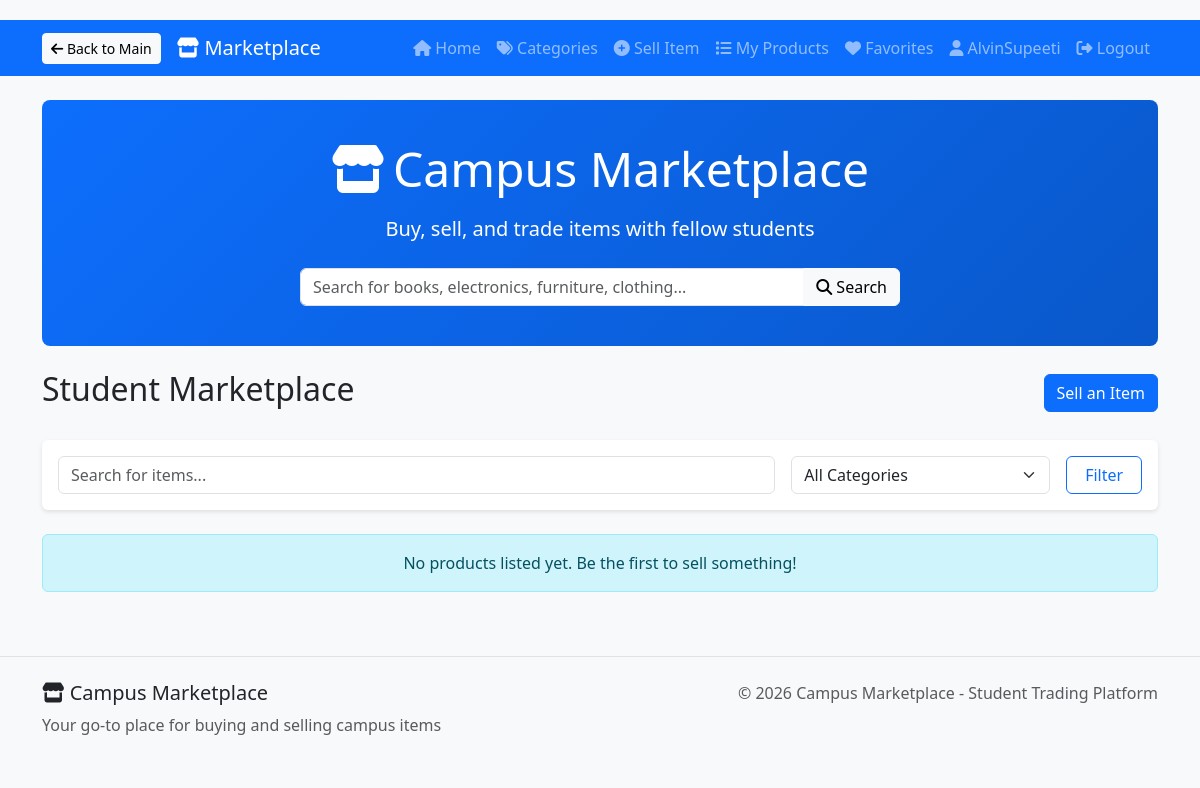
Before: /marketplace/ (signed in) with the older database file.
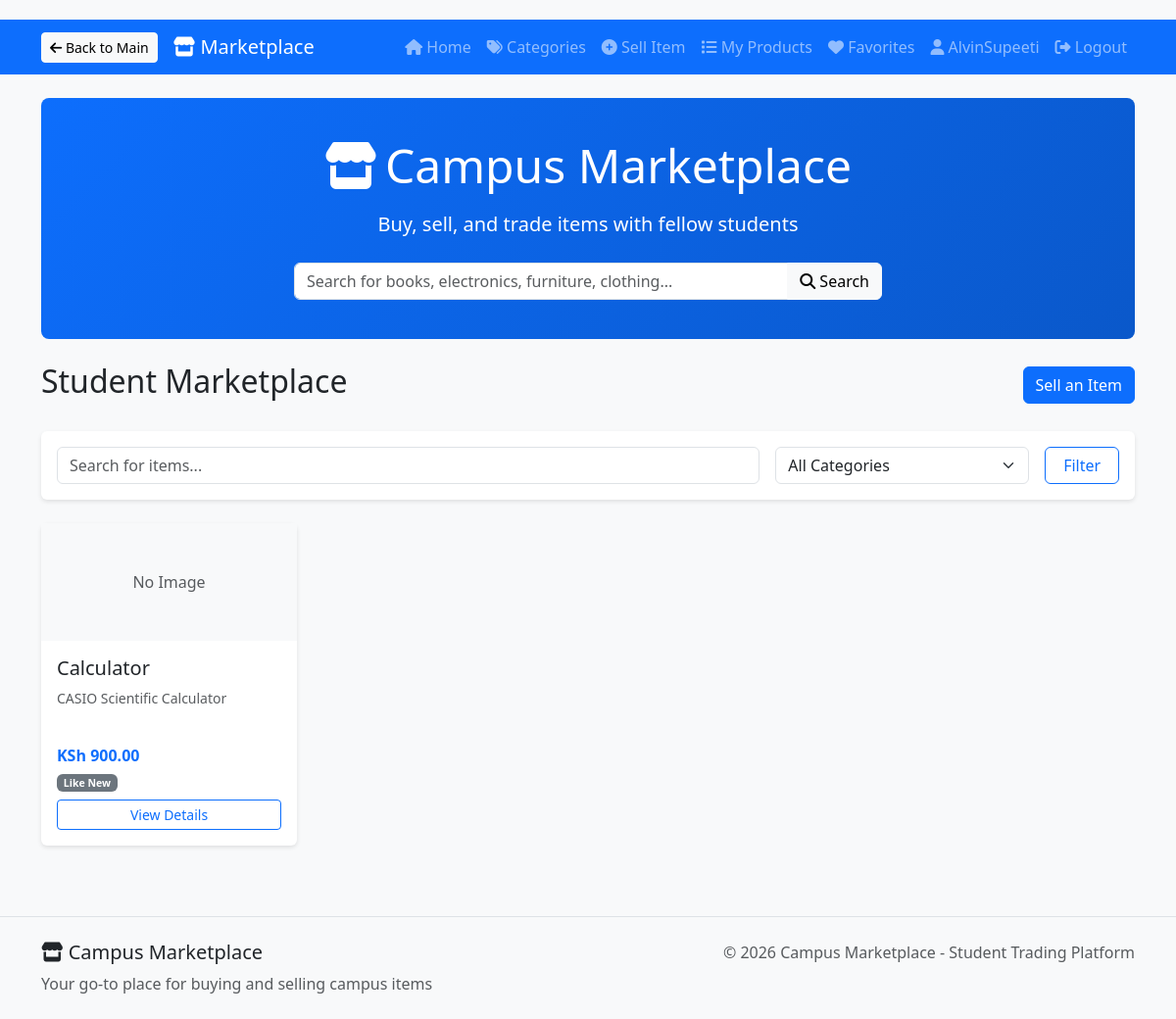
After: the same page with the newer database file.
### accounts/models.py (models this page shows, shortened)
class CustomUser(AbstractUser):
    USER_TYPE_CHOICES = (
        ('student', 'Student'),
        ('vendor', 'Vendor'),
        ('staff', 'Staff'),
    )
    user_type = models.CharField(max_length=10, choices=USER_TYPE_CHOICES, default='student')
    student_id = models.CharField(max_length=20, blank=True, null=True)
    phone_number = models.CharField(max_length=15, blank=True, null=True)
    profile_picture = CloudinaryField('profile_pictures', blank=True, null=True)
    email_verified = models.BooleanField(default=False)
    created_at = models.DateTimeField(auto_now_add=True)
    bio = models.TextField(blank=True, null=True)
    updated_at = models.DateTimeField(auto_now=True)

### marketplace/models.py (models this page shows, shortened)
class Product(models.Model):
    CONDITION_CHOICES = [
        ('new', 'New'),
        ('like_new', 'Like New'),
        ('good', 'Good'),
        ('fair', 'Fair'),
        ('poor', 'Poor'),
    ]
    seller = models.ForeignKey(CustomUser, on_delete=models.CASCADE, related_name='products')
    title = models.CharField(max_length=200)
    description = models.TextField()
    category = models.ForeignKey(Category, on_delete=models.CASCADE, related_name='products')
    price = models.DecimalField(max_digits=10, decimal_places=2)
    condition = models.CharField(max_length=20, choices=CONDITION_CHOICES)
    image = CloudinaryField('product_images', blank=True, null=True)
    is_sold = models.BooleanField(default=False)
    created_at = models.DateTimeField(auto_now_add=True)
    updated_at = models.DateTimeField(auto_now=True)
    expires_at = models.DateTimeField(null=True, blank=True)
    expired = models.BooleanField(default=False)
    class Meta:
        ordering = ['-created_at']

### marketplace/views.py (the view)
# urls.py: path('', views.marketplace_home, name='home'),
@login_required
def marketplace_home(request):
    products = Product.objects.filter(is_sold=False).order_by('-created_at')
    categories = Category.objects.all()
    category_id = request.GET.get('category')
    if category_id:
        products = products.filter(category_id=category_id)
    search_query = request.GET.get('search')
    if search_query:
        products = products.filter(
            Q(title__icontains=search_query) |
            Q(description__icontains=search_query) |
            Q(seller__username__icontains=search_query)
        )
    condition = request.GET.get('condition')
    if condition:
        products = products.filter(condition=condition)
    min_price = request.GET.get('min_price')
    max_price = request.GET.get('max_price')
    if min_price:
        products = products.filter(price__gte=min_price)
    if max_price:
        products = products.filter(price__lte=max_price)
    context = {
        'products': products,
        'categories': categories,
        'title': 'Marketplace',
        'search_query': search_query or '',
        'selected_category': category_id,
    }
    return render(request, 'marketplace/home.html', context)

### templates/marketplace/home.html (shortened to what this page needs)
{% extends 'marketplace/base.html' %}
{% block content %}
<div class="d-flex justify-content-between align-items-center mb-4">
    <h2>Student Marketplace</h2>
    {% if user.is_authenticated %}
    <a href="{% url 'marketplace:create_product' %}" class="btn btn-primary">
         Sell an Item
    </a>
    {% endif %}
</div>
<div class="card mb-4">
    <div class="card-body">
        <form method="get" class="row g-3">
            <div class="col-md-8">
                <input type="text" name="search" class="form-control" placeholder="Search for items..." value="{{ request.GET.search }}">
            </div>
            <div class="col-md-3">
                <select name="category" class="form-select">
                    <option value="">All Categories</option>
                </select>
            </div>
            <div class="col-md-1">
                <button type="submit" class="btn btn-outline-primary w-100">Filter</button>
            </div>
        </form>
    </div>
</div>
<div class="row">
    {% for product in products %}
    <div class="col-lg-3 col-md-4 col-sm-6 mb-4">
        <div class="card h-100">
            {% if product.image %}
            <img src="{{ product.image.url }}" class="card-img-top" alt="{{ product.title }}" style="height: 180px; object-fit: cover;">
            {% else %}
            <div class="text-center py-5 bg-light text-muted">No Image</div>
            {% endif %}
            <div class="card-body d-flex flex-column">
                <h5 class="card-title">{{ product.title|truncatechars:30 }}</h5>
                <p class="card-text text-muted small">{{ product.description|truncatechars:60 }}</p>
                <div class="mt-auto">
                    <p class="fw-bold text-primary mb-1">KSh {{ product.price }}</p>
                    <p class="small mb-2">
                        <span class="badge bg-secondary">{{ product.get_condition_display }}</span>
                    </p>
                    <a href="{% url 'marketplace:product_detail' product.pk %}" class="btn btn-outline-primary btn-sm w-100">View Details</a>
                </div>
            </div>
        </div>
    </div>
    {% empty %}
    <div class="col-12">
        <div class="alert alert-info text-center">No products listed yet. Be the first to sell something!</div>
    </div>
    {% endfor %}
</div>
{% endblock %}

### templates/marketplace/base.html (shortened to what this page needs)
<!DOCTYPE html>
<html lang="en">
<head>
    <link href="https://cdn.jsdelivr.net/npm/bootstrap@5.3.0/dist/css/bootstrap.min.css" rel="stylesheet">
    <link rel="stylesheet" href="https://cdnjs.cloudflare.com/ajax/libs/font-awesome/6.4.0/css/all.min.css">
</head>
<body>
    <nav class="navbar navbar-expand-lg navbar-dark nav-marketplace mb-4">
        <div class="container">
            <a href="{% url 'home' %}" class="btn btn-light btn-sm me-3">
                <i class="fas fa-arrow-left"></i> Back to Main
            </a>
            <a class="navbar-brand" href="{% url 'marketplace:home' %}">
                <i class="fas fa-store"></i> Marketplace
            </a>
            <div class="collapse navbar-collapse" id="navbarNav">
                <ul class="navbar-nav ms-auto">
                    <li class="nav-item">
                        <a class="nav-link" href="{% url 'marketplace:home' %}">
                            <i class="fas fa-home"></i> Home
                        </a>
                    </li>
                    <li class="nav-item">
                        <a class="nav-link" href="{% url 'marketplace:categories' %}">
                            <i class="fas fa-tags"></i> Categories
                        </a>
                    </li>
                    {% if user.is_authenticated %}
                    <li class="nav-item">
                        <a class="nav-link" href="{% url 'marketplace:create_product' %}">
                            <i class="fas fa-plus-circle"></i> Sell Item
                        </a>
                    </li>
                    <li class="nav-item">
                        <a class="nav-link" href="{% url 'marketplace:my_listings' %}">
                            <i class="fas fa-list"></i> My Products
                        </a>
                    </li>
                    <li class="nav-item">
                        <a class="nav-link" href="{% url 'marketplace:favorites' %}">
                            <i class="fas fa-heart"></i> Favorites
                        </a>
                    </li>
                    <li class="nav-item">
                        <a class="nav-link" href="{% url 'accounts:profile' %}">
                            <i class="fas fa-user"></i> {{ user.username }}
                        </a>
                    </li>
                    <li class="nav-item">
                        <a class="nav-link" href="{% url 'accounts:logout' %}">
                            <i class="fas fa-sign-out-alt"></i> Logout
                        </a>
                    </li>
                    {% endif %}
                </ul>
            </div>
        </div>
    </nav>
    <div class="container">
        <div class="hero-marketplace text-center mb-4">
            <div class="container">
                <h1 class="display-5 mb-3"><i class="fas fa-store me-2"></i>Campus Marketplace</h1>
                <p class="lead mb-4">Buy, sell, and trade items with fellow students</p>
                <div class="search-box">
                    <form method="GET" action="{% url 'marketplace:home' %}" class="input-group">
                        <input type="text" name="q" class="form-control"
                               placeholder="Search for books, electronics, furniture, clothing..."
                               value="{{ request.GET.q|default:'' }}">
                        <button class="btn btn-light" type="submit">
                            <i class="fas fa-search"></i> Search
                        </button>
                    </form>
                </div>
            </div>
        </div>
        {% block content %}{% endblock %}
    </div>
    <footer class="mt-5 py-4 bg-light border-top">
        <div class="container">
            <div class="row">
                <div class="col-md-6">
                    <h5><i class="fas fa-store"></i> Campus Marketplace</h5>
                    <p class="text-muted mb-0">Your go-to place for buying and selling campus items</p>
                </div>
                <div class="col-md-6 text-end">
                    <p class="mb-0 text-muted">
                        &copy; {% now "Y" %} Campus Marketplace - Student Trading Platform
                    </p>
                </div>
            </div>
        </div>
    </footer>
</body>
</html>

### templates/marketplace/base.html (style rules this page uses)
body { background-color: #f8f9fa; padding-top: 20px; }
.card { margin-bottom: 20px; border: none; box-shadow: 0 2px 4px rgba(0,0,0,0.1); }
.hero-marketplace { background: linear-gradient(135deg, #0d6efd 0%, #0a58ca 100%); color: white; padding: 40px 0; border-radius: 8px; margin-bottom: 30px; }
.nav-marketplace { background-color: #0d6efd; }
.search-box { max-width: 600px; margin: 0 auto; }

Changed rows visible on the page:
added Product: shows "No Image", title "Calculator", description "CASIO Scientific Calculator", price "900.00", condition "Like New"
Other visible differences:
text no longer shown: "No products listed yet. Be the first to sell something!"
